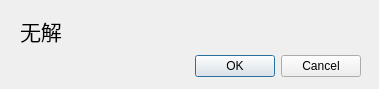
<?xml version="1.0" encoding="UTF-8"?>
<ui version="4.0">
 <class>Dialog</class>
 <widget class="QDialog" name="Dialog">
  <property name="geometry">
   <rect>
    <x>0</x>
    <y>0</y>
    <width>379</width>
    <height>89</height>
   </rect>
  </property>
  <property name="windowTitle">
   <string>Dialog</string>
  </property>
  <widget class="QDialogButtonBox" name="buttonBox">
   <property name="geometry">
    <rect>
     <x>20</x>
     <y>50</y>
     <width>341</width>
     <height>32</height>
    </rect>
   </property>
   <property name="orientation">
    <enum>Qt::Horizontal</enum>
   </property>
   <property name="standardButtons">
    <set>QDialogButtonBox::Cancel|QDialogButtonBox::Ok</set>
   </property>
  </widget>
  <widget class="QLabel" name="label">
   <property name="geometry">
    <rect>
     <x>20</x>
     <y>0</y>
     <width>121</width>
     <height>61</height>
    </rect>
   </property>
   <property name="font">
    <font>
     <pointsize>16</pointsize>
    </font>
   </property>
   <property name="text">
    <string>无解</string>
   </property>
  </widget>
 </widget>
 <resources/>
 <connections>
  <connection>
   <sender>buttonBox</sender>
   <signal>accepted()</signal>
   <receiver>Dialog</receiver>
   <slot>accept()</slot>
   <hints>
    <hint type="sourcelabel">
     <x>248</x>
     <y>254</y>
    </hint>
    <hint type="destinationlabel">
     <x>157</x>
     <y>274</y>
    </hint>
   </hints>
  </connection>
  <connection>
   <sender>buttonBox</sender>
   <signal>rejected()</signal>
   <receiver>Dialog</receiver>
   <slot>reject()</slot>
   <hints>
    <hint type="sourcelabel">
     <x>316</x>
     <y>260</y>
    </hint>
    <hint type="destinationlabel">
     <x>286</x>
     <y>274</y>
    </hint>
   </hints>
  </connection>
 </connections>
</ui>
